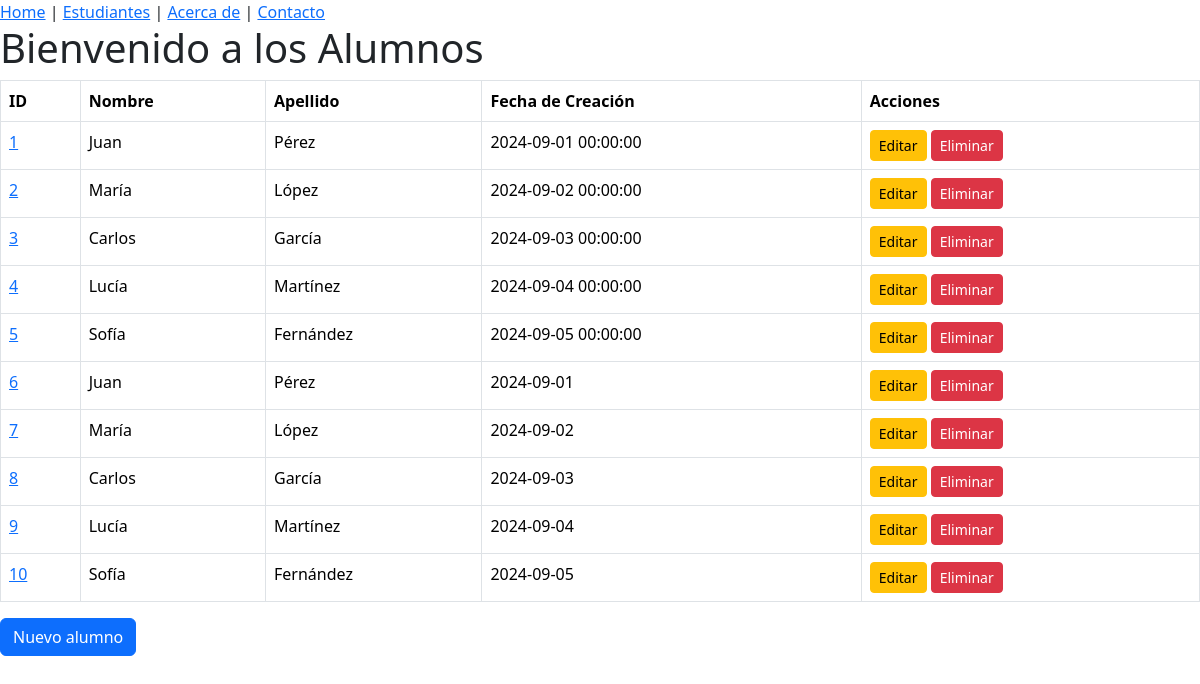
Page /estudiantes on the committed database.
### tables this page shows
CREATE TABLE alumnos (
    id INTEGER PRIMARY KEY AUTOINCREMENT,
    nombre TEXT NOT NULL,
    apellido TEXT NOT NULL,
    aprobado BOOLEAN NOT NULL,
    nota REAL NOT NULL,
    fecha TIMESTAMP NOT NULL
);

### app.py (the view)
@app.route('/estudiantes', methods=['GET'])
def get_all_alumno():
    conn = get_db_connection()
    alumnos = conn.execute('SELECT * FROM alumnos').fetchall()  # Se debe usar "fetchall" en vez de "fetchone" para obtener todos los registros.
    conn.close()
    return render_template('alumnos/alumnos.html', alumnos=alumnos)

### db.py (called while the page is built)
def get_db_connection():
    conn = sqlite3.connect('alumnos.db')
    conn.row_factory = sqlite3.Row
    return conn

### templates/alumnos/alumnos.html (shortened to what this page needs)
{% extends 'base.html' %}
{% block content %}
<h1>Bienvenido a los Alumnos</h1>
{% if alumnos %}
    <table class="table table-bordered">
        <thead>
            <tr>
                <th>ID</th>
                <th>Nombre</th>
                <th>Apellido</th>
                <th>Fecha de Creación</th>
                <th>Acciones</th>
            </tr>
        </thead>
        <tbody>
            {% for alumno in alumnos %}
                <tr>
                    <td><a href="{{ url_for('get_one_alumno', alumno_id=alumno['id']) }}">{{ alumno['id'] }}</a></td>
                    <td>{{ alumno['nombre'] }}</td>
                    <td>{{ alumno['apellido'] }}</td>
                    <td>{{ alumno['fecha'] }}</td>
                    <td>
                        <a href="{{ url_for('edit_one_alumno', id=alumno['id']) }}" class="btn btn-warning btn-sm">Editar</a>
                        <form action="{{ url_for('delete_one_alumno', alumno_id=alumno['id']) }}" method="alumno" style="display:inline;">
                            <button type="submit" class="btn btn-danger btn-sm" onclick="return confirm('¿Estás seguro de que deseas eliminar este alumno?');">Eliminar</button>
                        </form>
                    </td>
                </tr>
            {% endfor %}
        </tbody>
    </table>
{% else %}
    <p>No hay nada en la tabla.</p>
{% endif %}
<a class="btn btn-primary" href="{{ url_for('create_one_alumno') }}">Nuevo alumno</a>
{% endblock %}

### templates/base.html (shortened to what this page needs)
<!DOCTYPE html>
<html lang="es">
    <head>
        <link href="https://cdn.jsdelivr.net/npm/bootstrap@5.3.3/dist/css/bootstrap.min.css" rel="stylesheet">
    </head>
    <body>
        {% include 'navbar.html' %}
        <div>
            {% block content %}
            {% endblock %}
        </div>
    </body>
</html>

### templates/navbar.html
<nav>
    <a href="/home">Home</a> |
    <a href="/estudiantes">Estudiantes</a> |
    <a href="#">Acerca de</a> |
    <a href="#">Contacto</a>
</nav>

### rows in the picture
alumnos: id "1", nombre "Juan", apellido "Pérez", fecha "2024-09-01 00:00:00"
alumnos: id "2", nombre "María", apellido "López", fecha "2024-09-02 00:00:00"
alumnos: id "3", nombre "Carlos", apellido "García", fecha "2024-09-03 00:00:00"
alumnos: id "4", nombre "Lucía", apellido "Martínez", fecha "2024-09-04 00:00:00"
alumnos: id "5", nombre "Sofía", apellido "Fernández", fecha "2024-09-05 00:00:00"
alumnos: id "6", nombre "Juan", apellido "Pérez", fecha "2024-09-01"
alumnos: id "7", nombre "María", apellido "López", fecha "2024-09-02"
alumnos: id "8", nombre "Carlos", apellido "García", fecha "2024-09-03"
alumnos: id "9", nombre "Lucía", apellido "Martínez", fecha "2024-09-04"
alumnos: id "10", nombre "Sofía", apellido "Fernández", fecha "2024-09-05"
